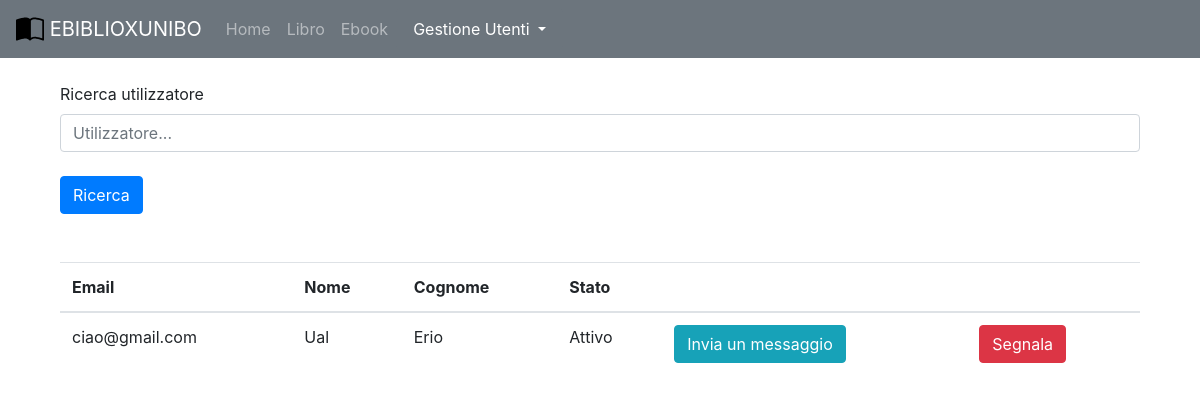
Screenshot of /admin/rubrica.php with the database file from the repository.
### tables this page shows
create table UTILIZZATORE(
    Email varchar(255) primary key,
    Password varchar(255), 
    Nome varchar(255),
    Cognome varchar(255),
    DataNascita date not null,
    LuogoNascita varchar(255) not null,
    Tel varchar(15),
    DataCreazione date not null,
    Professione varchar(255),
    Stato varchar(7)not null,
    constraint valid_stato check(Stato in("Attivo","Sospeso"))
);

### controller/dbh.class.php (called while the page is built)
<?php
    class Dbh {
        private static $dbInstance;
        private $db;
        public static function getInstance() {
            if(is_null(Dbh::$dbInstance)) {
                self::$dbInstance = new Dbh();
            }
            return self::$dbInstance;
        }
        private function __construct() {
            try {
                $this->db = new PDO(
                    'mysql:host=localhost;dbname=ebiblio;charset=utf8',
                    'root',
                    '1590');
                $this->db->setAttribute(PDO::ATTR_ERRMODE, PDO::ERRMODE_EXCEPTION);
                $this->db->setAttribute(PDO::ATTR_EMULATE_PREPARES, true);
            } catch (PDOException $pdo) {
                echo "No database found! Please run the database server to proceed!";
            }
        }
        public function getDb() {
            return $this->db;
        }
    }
?>

### controller/utilizzatoreController.class.php (called while the page is built, shortened)
<?php
     class UtilizzatoreController{
        public function list(){
            $query = "SELECT * FROM Utilizzatore";
            $stmt = Dbh::getInstance()
                ->getDb()
                ->prepare($query);
            $stmt-> execute();
            return $stmt -> fetchAll(PDO::FETCH_ASSOC);
        }
     }
?>

### admin/rubrica.php (the view, shortened to what this page needs)
<?php
include('/xampp/htdocs/ebiblio/admin/admin_partials/menu.php');
$utilizzCon = new UtilizzatoreController();
$utilizz_res = $utilizzCon->list();
?>
<div class="container" style="background-color: white;">
    <br>
    <div class="container">
        <form action="" method="POST">
            <div class="form-group">
                <div class="row">
                    <div class="col mb-2">
                        <label for="cercaUtilizzId">Ricerca utilizzatore</label>
                        <input type="text" class="form-control" name="cercaUtilizz" id="cercaUtilizzId" aria-describedby="emailHelp" placeholder="Utilizzatore...">
                    </div>
                </div>
            </div>
            <input type="submit" name="utilizz_submitted" class="btn btn-primary" value="Ricerca"></input>
        </form>
        <table class="table table-hover">
            <thead>
                <tr>
                    <th>Email</th>
                    <th>Nome</th>
                    <th>Cognome</th>
                    <th>Stato</th>
                    <th></th>
                    <th></th>
                </tr>
            </thead>
            <tbody>
                <?php
                if (isset($_POST['utilizz_submitted'])) {
                    $utilizz = trim($_POST['cercaUtilizz']);
                    if (ctype_space($utilizz)||$utilizz=='') {
                        echo "Nessun utente inserito";
                    } else {
                        $utilizz_like = $utilizzCon-> checkEsistenza_Admin($utilizz);
                        if (count($utilizz_like) <= 0) {
                            echo "Nessun risultato corrispondente";
                        }
                        for ($i = 0; $i < count($utilizz_like); $i++) {
                            echo '<tr ' .
                                '&Codice=' . $utilizz_like[$i]['Email'] . '\');"' . '>';
                            echo '<td>' . $utilizz_like[$i]['Email'] . '</td>';
                            echo '<td>' . $utilizz_like[$i]['Nome'] . '</td>';
                            echo '<td>' . $utilizz_like[$i]['Cognome'] . '</td>';
                            echo '<td>' . $utilizz_like[$i]['Stato'] . '</td>';
                            echo '<td><a class="btn btn-info" role="button" href="http://localhost/ebiblio/admin/invio_messaggio.php?Destinatario='.$utilizz_like[$i]['Email'].'"'.'>Invia un messaggio</a></td>';
                            echo '<td><a class="btn btn-danger" role="button" href="http://localhost/ebiblio/admin/controllo_utente.php?Email='.$utilizz_like[$i]['Email'].' &Nome=' . $utilizz_like[$i]['Nome'] .'&Cognome=' . $utilizz_like[$i]['Cognome'].'&Stato=' . $utilizz_like[$i]['Stato'] .'"'.'>Segnala</a></td>';
                            echo '</tr>';
                        }
                    }
                } else {
                    for ($i = 0; $i < count($utilizz_res); $i++) {
                        echo '<tr ' . $utilizz_res[$i]['Email'] .
                            '&Codice=' . $utilizz_res[$i]['Email'] . '\');"' . '>';
                        echo '<td>' . $utilizz_res[$i]['Email'] . '</td>';
                        echo '<td>' . $utilizz_res[$i]['Nome'] . '</td>';
                        echo '<td>' . $utilizz_res[$i]['Cognome'] . '</td>';
                        echo '<td>' . $utilizz_res[$i]['Stato'] . '</td>';
                        echo '<td><a class="btn btn-info" role="button" href="http://localhost/ebiblio/admin/invio_messaggio.php?Destinatario='.$utilizz_res[$i]['Email'].'"'.'>Invia un messaggio</a></td>';
                        if($utilizz_res[$i]['Stato'] == 'Attivo'){
                            echo '<td><a class="btn btn-danger" role="button" href="http://localhost/ebiblio/admin/segnala_utente.php?Email='.$utilizz_res[$i]['Email'].' &Nome=' . $utilizz_res[$i]['Nome'] .'&Cognome=' .'"'.'>Segnala</a></td>';
                        }else{
                            echo '<td><a class="btn btn-danger" role="button" href="http://localhost/ebiblio/admin/riattiva_utente.php?Email='.$utilizz_res[$i]['Email'].' &Nome=' . $utilizz_res[$i]['Nome'] .'&Cognome=' . $utilizz_res[$i]['Cognome'].'&Stato=' . $utilizz_res[$i]['Stato'] .'"'.'>Riattiva Utente</a></td>';
                        }
                        echo '</tr>';
                     }
                 }
                ?>
            </tbody>
        </table>
    </div>
</div>

### rows the page displays
utilizzatore: Email "ciao@gmail.com", Nome "Ual", Cognome "Erio", Stato "Attivo"
